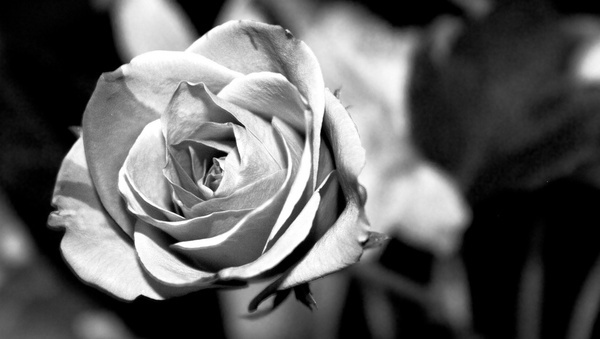
#> input picture SampleImages/rose_gray.jpg, 600 x 339 px
$ jupyter execute transformation.ipynb
#> lines starting #> are read from the running program, lines starting #| are printed output that depends on the picture; long printed decimals are rounded
[cell 1]
from PIL import Image
import math
import numpy as np

[cell 2]
#function for log transformation
def logTransform(c,pixel):
    new_pixel = c*math.log10(float(pixel+1))
    return round(new_pixel)

[cell 3]
img = Image.open("SampleImages/rose_gray.jpg")
#> img is the input picture: PIL image 600x339 L; min 0, max 255, mean 93.6
img

[cell 4]
# def main():
#open the image
#calculate width and height of the image
img = Image.open("SampleImages/rose_gray.jpg")
width, height = img.size
#> width = 600; height = 339

#load pixel data
pixels = img.load()

#The scaling constant c is chosen so that the maximum output value is 255
c  = 255/(math.log10(1+ np.amax(img)))
#> c = 105.9
print(c," C")
#| 105.886  C
#going to each pixel of the image and adding a value to it
for w in range(width):
    for h in range(height):
        #retrieve the pixel value
        p = img.getpixel((w,h))
        #log tranform each pixel
#         print(pixels[w,h]," before")
        pixels[w,h] = (logTransform(c,p))
#> this loop made 600 passes

# [6 lines of commented-out code are left out]
img
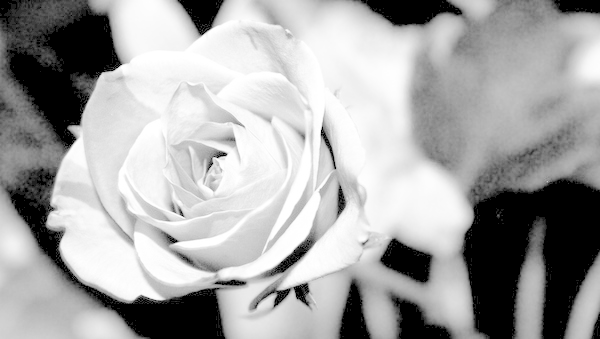
#> Out: PIL image 600x339 L; min 0, max 255, mean 165.1

[cell 5]
#function for log transformation
def powerLawTransform(c,pixel,gamma):
    new_pixel = c*pow(pixel,(1/gamma))
    return round(new_pixel)

[cell 6]
#gamma transformation
img = Image.open("SampleImages/rose_gray.jpg")
width, height = img.size

#load pixel data
pixels = img.load()


gamma = float(input("Enter a value for gamma : "))
#> the answer given: 3
#The scaling constant c is chosen so that the maximum output value is 255
pixel=np.amax(img)

c = 255/pow(pixel,(1/gamma))
print(c," C")
#| 40.212  C
#going to each pixel of the image and adding a value to it
for w in range(width):
    for h in range(height):
        #retrieve the pixel value
        p = img.getpixel((w,h))

        pixels[w,h] = int(powerLawTransform(c,p,gamma))

img
